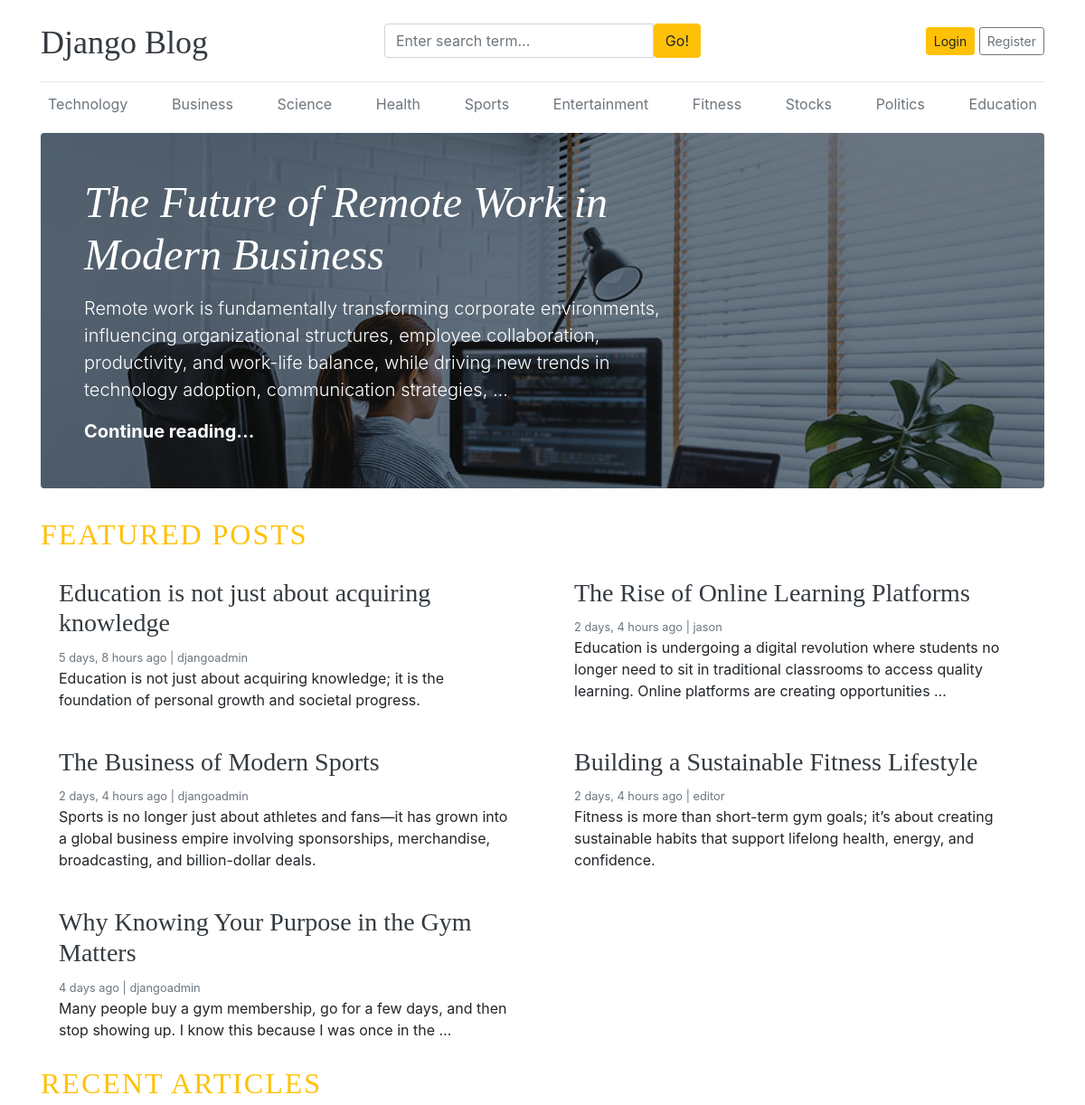
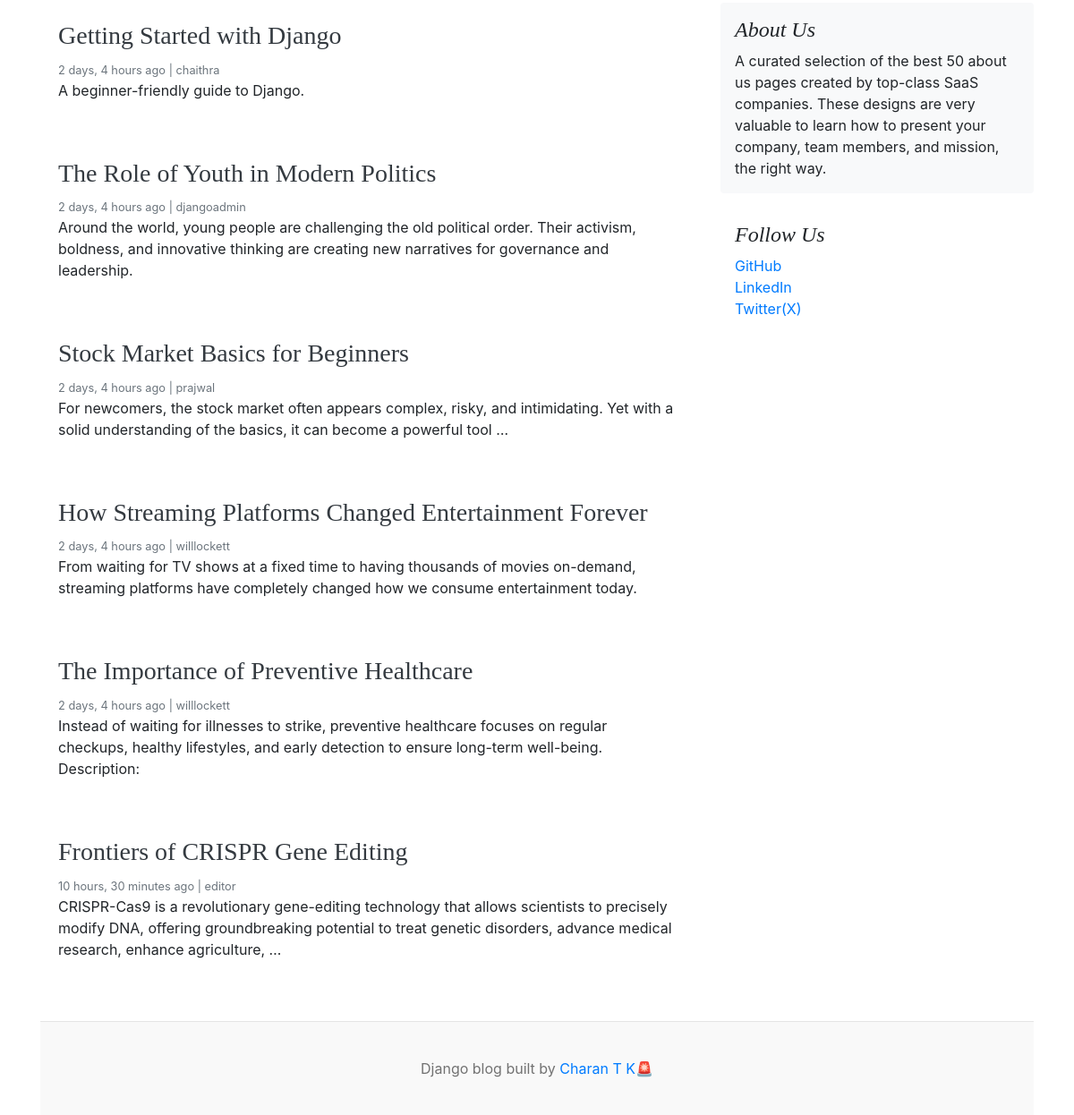
The page / on the database its author committed (2 pictures, top to bottom).
### blogs/models.py (models this page shows, shortened)
class Category(models.Model):
  category_name = models.CharField(max_length = 50, unique=True)
  created_at=models.DateTimeField(auto_now_add=True)
  updated_at=models.DateTimeField(auto_now=True)
  class Meta:
    verbose_name_plural = "Categories"
  def __str__(self):
    return self.category_name

class Blog(models.Model):
  title = models.CharField(max_length=100)
  slug = models.SlugField(max_length=150, unique=True)
  category = models.ForeignKey(Category, on_delete= models.CASCADE)
  author = models.ForeignKey(User, on_delete=models.CASCADE)
  featured_image = models.ImageField(upload_to='uploads/%Y/%m/%d')
  short_description = models.TextField(max_length=500)
  blog_body = models.TextField(max_length=2000)
  status = models.CharField(max_length=20, choices=STATUS_CHOICES, default="Draft")
  is_featured = models.BooleanField(default=False)
  created_at=models.DateTimeField(auto_now_add=True)
  updated_at=models.DateTimeField(auto_now=True)

### aboutusfeatures/models.py (models this page shows, shortened)
class About(models.Model):
  about_heading = models.CharField(max_length=25)
  about_description = models.TextField(max_length=225)
  created_at = models.DateTimeField(auto_now_add=True)
  updated_at = models.DateTimeField(auto_now=True)
  class Meta:
    verbose_name_plural = 'About'

class SocialLink(models.Model):
  platform = models.CharField(max_length = 25)
  link = models.URLField(max_length=200)
  created_at = models.DateTimeField(auto_now_add=True)
  updated_at = models.DateTimeField(auto_now=True)

### blog_main/views.py (the view)
# urls.py: 2. Add a URL to urlpatterns:  path('', views.home, name='home')
def home(request):
  featured_post = Blog.objects.filter(is_featured=True, status='Published').order_by('-updated_at')
  posts = Blog.objects.filter(is_featured=False, status = 'Published')
  try:
    about = About.objects.get()
  except:
    about=None
  context = {
    'featured_post':featured_post,
    'posts':posts,
    'about':about,
  }
  return render(request, 'home.html', context)

### blog_main/context_processors.py (called while the page is built)
def get_categories(request):
  categories = Category.objects.all().order_by('-created_at')
  return dict(categories=categories)

def get_social_links(request):
  social_links = SocialLink.objects.all()
  return dict(social_links=social_links)

def debug_mode(request):
  debug = settings.DEBUG
  return dict(debug=debug)

### templates/home.html
{% extends 'base.html' %}
{% block content %}
      {% for post in featured_post %}
          {% if forloop.first %}
      <div
        class="jumbotron p-3 p-md-5 text-white rounded bg-dark"
        style="
          background-image: url({{post.featured_image.url}});
          background-blend-mode: overlay;
          background-size: cover;
        "
      >
        <div class="col-md-8 px-0">
            <h1 class="display-4 font-italic">
              {{post.title}}
            </h1>
            <p class="lead my-3">
              {{post.short_description | truncatewords:25}}
            </p>
            <p class="lead mb-0">
              <a href="{% url 'blogs' post.slug %}" class="text-white font-weight-bold">Continue reading...</a>
            </p>
          {% endif %}
          {% endfor %}
        </div>
      </div>
      <h2 class="text-uppercase text-warning" style="letter-spacing: 2px;">Featured posts</h2>
      <div class="row mb-2">
          {% for post in featured_post %}
          {% if not forloop.first %}
            <div class="col-md-6" >
              <div class="card border-0">
                <div class="card-body">
                  <h3><a href="{% url 'blogs' post.slug %}" class="text-dark">{{post.title}}</a></h3>
                  <small class="mb-1 text-muted">{{post.created_at | timesince}} ago | {{post.author}}</small>
                  <p class="card-text">
                    {{post.short_description | truncatewords:25}}
                  </p>
                </div>
              </div>
            </div>
          {% endif %}
          {% endfor %}
      </div>
      <h2 class="text-uppercase text-warning" style="letter-spacing: 2px;">Recent articles</h2>
      <main role="main" class="container p-0">
        <div class="row">
          <div class="col-md-8 blog-main">
            {% for post in posts %}
            <div class="card border-0">
                <div class="card-body">
                  <h3><a href="{% url 'blogs' post.slug %}" class="text-dark">{{post.title}}</a></h3>
                  <small class="mb-1 text-muted">{{post.created_at | timesince}} ago | {{post.author}}</small>
                  <p class="card-text">{{post.short_description | truncatewords:25}}</p>
                </div>
              </div><br>
            {% endfor %}
          </div>
          <aside class="col-md-4 blog-sidebar">
            <div class="p-3 mb-3 bg-light rounded">
              <h4 class="font-italic">{{about.about_heading}}</h4>
              <p class="mb-0">{{about.about_description}}
              </p>
            </div>
            <div class="p-3">
              <h4 class="font-italic">Follow Us</h4>
              <ol class="list-unstyled">
                {% if social_links %}
                {% for i in social_links %}
                <li><a href="{{i.link}}">{{i.platform}}</a></li>
                {% endfor %}
                {% endif %}
              </ol>
            </div>
          </aside>
        </div>
      </main>
{% endblock %}

### templates/base.html (shortened to what this page needs)
{% load static %}
<!DOCTYPE html>
<html lang="en">
  <head>
    <link
      href="https://getbootstrap.com/docs/4.0/dist/css/bootstrap.min.css"
      rel="stylesheet"
    />
    <link rel="stylesheet" href="{% static 'css/blog.css' %}">
    <link rel="stylesheet" href="{% static 'css/hovergrow.css' %}">
    <link rel="stylesheet" href="{% static 'css/scrollmobilebanner.css' %}">
    <link rel="stylesheet" href="https://cdnjs.cloudflare.com/ajax/libs/font-awesome/6.5.2/css/all.min.css" />
  </head>
  <body>
    <div class="container" {% if not debug %}style="margin-top: 30px;"{% endif %}>
      <header class="d-none d-sm-block blog-header py-3">
        <div class="row flex-nowrap justify-content-between align-items-center ">
          <div class="col-4 pt-1">
            <a class="blog-header-logo text-dark" href="/">Django Blog</a>
          </div>
          <div class="col-4">
            <form action="{% url 'search' %}" method="GET">
               <div class="input-group">
                  <input class="form-control" type="text" name="keyword" value="{{keyword}}" placeholder="Enter search term..." aria-label="Enter search term..." aria-describedby="button-search" />
                  <button type="submit" class="btn btn-warning" id="button-search" type="button">Go!</button>
                </div>
            </form>
          </div>
          <div class="col-4 d-flex justify-content-end align-items-center">
            {% if not user.is_authenticated %}
            <a class="btn btn-sm btn-warning" href="{% url 'login' %}">Login</a> &nbsp;
            <a class="btn btn-sm btn-outline-secondary" href="{% url 'register' %}">Register</a>
            {% endif %}
          </div>
        </div>
      </header>
      <div class="nav-scroller py-1 mb-2 ">
        <nav class="nav d-flex justify-content-between">
          {% for cat in categories %}
            <a class="p-2 text-muted" href="{% url 'posts_by_category' cat.id %}">{{cat}}</a>
          {% endfor %}
        </nav>
      </div>
{% block content %}
{% endblock %}
 <footer class="blog-footer mt-4">
      <p>Django blog built by <a href="https://www.linkedin.com/in/charan-t-k-1409322a1">Charan T K🚨</a></p>
    </footer>
    </div>
  </body>
</html>

### blog_main/static/css/blog.css (style rules this page uses)
.blog-header { border-bottom: 1px solid #e5e5e5; }
.blog-header-logo { font-family: "Playfair Display", Georgia, "Times New Roman", serif; font-size: 2.25rem; }
h1, h2, h3, h4, h5, h6 { font-family: "Playfair Display", Georgia, "Times New Roman", serif; }
.display-4 { font-size: 2.5rem; }
@media (min-width: 768px) { .display-4 { font-size: 3rem; } }
.blog-footer { padding: 2.5rem 0; color: #727272; text-align: center; background-color: #f9f9f9; border-top: .05rem solid #e5e5e5; }
.blog-footer p:last-child { margin-bottom: 0; }

### rows shown on the page
Category: category_name "Technology"
Category: category_name "Business"
Category: category_name "Science"
Category: category_name "Health"
Category: category_name "Sports"
Category: category_name "Entertainment"
Category: category_name "Fitness"
Category: category_name "Stocks"
Category: category_name "Politics"
Category: category_name "Education"
Blog: featured_image (picture), title "The Future of Remote Work in Modern Business", short_description "Remote work is fundamentally transforming corporate environments, influencing organizational structures, employee collaboration, productivity, and work-life balance, while driving new trends in technology adoption, communication strategies, …"
Blog: title "Education is not just about acquiring knowledge", created_at "5 days, 8 hours", author "djangoadmin", short_description "Education is not just about acquiring knowledge; it is the foundation of personal growth and societal progress."
Blog: title "The Rise of Online Learning Platforms", created_at "2 days, 4 hours", author "jason", short_description "Education is undergoing a digital revolution where students no longer need to sit in traditional classrooms to access quality learning. Online platforms are creating opportunities …"
Blog: title "The Business of Modern Sports", created_at "2 days, 4 hours", author "djangoadmin", short_description "Sports is no longer just about athletes and fans—it has grown into a global business empire involving sponsorships, merchandise, broadcasting, and billion-dollar deals."
Blog: title "Building a Sustainable Fitness Lifestyle", created_at "2 days, 4 hours", author "editor", short_description "Fitness is more than short-term gym goals; it’s about creating sustainable habits that support lifelong health, energy, and confidence."
Blog: title "Why Knowing Your Purpose in the Gym Matters", created_at "4 days", author "djangoadmin", short_description "Many people buy a gym membership, go for a few days, and then stop showing up. I know this because I was once in the …"
Blog: title "Getting Started with Django", created_at "2 days, 4 hours", author "chaithra", short_description "A beginner-friendly guide to Django."
Blog: title "The Role of Youth in Modern Politics", created_at "2 days, 4 hours", author "djangoadmin", short_description "Around the world, young people are challenging the old political order. Their activism, boldness, and innovative thinking are creating new narratives for governance and leadership."
Blog: title "Stock Market Basics for Beginners", created_at "2 days, 4 hours", author "prajwal", short_description "For newcomers, the stock market often appears complex, risky, and intimidating. Yet with a solid understanding of the basics, it can become a powerful tool …"
Blog: title "How Streaming Platforms Changed Entertainment Forever", created_at "2 days, 4 hours", author "willlockett", short_description "From waiting for TV shows at a fixed time to having thousands of movies on-demand, streaming platforms have completely changed how we consume entertainment today."
Blog: title "The Importance of Preventive Healthcare", created_at "2 days, 4 hours", author "willlockett", short_description "Instead of waiting for illnesses to strike, preventive healthcare focuses on regular checkups, healthy lifestyles, and early detection to ensure long-term well-being. Description:"
Blog: title "Frontiers of CRISPR Gene Editing", created_at "10 hours, 30 minutes", author "editor", short_description "CRISPR-Cas9 is a revolutionary gene-editing technology that allows scientists to precisely modify DNA, offering groundbreaking potential to treat genetic disorders, advance medical research, enhance agriculture, …"
About: about_heading "About Us", about_description "A curated selection of the best 50 about us pages created by top-class SaaS companies. These designs are very valuable to learn how to present your company, team members, and mission, the right way."
SocialLink: platform "GitHub"
SocialLink: platform "LinkedIn"
SocialLink: platform "Twitter(X)"
